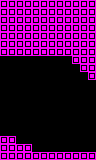

Rendered tile map (Tiled .tmx) drawn with the repository's tilesets; below, a short description and the map source with its tile grids summarised:
An orthogonal 12x20 tile map with 8x8 px tiles, 1 tile layer (main) and 1 object (enemySpawner).

<map version="1.0" orientation="orthogonal" renderorder="right-down" width="12" height="20" tilewidth="8" tileheight="8" nextobjectid="40">
 <properties>
  <property name="L" type="int" value="2" />
  <property name="R" type="int" value="3" />
  <property name="type" value="tunnel" />
 </properties>
 <tileset firstgid="1" name="tiles" tilewidth="8" tileheight="8" tilecount="24" columns="6">
  <image source="../../../images/tiles.png" width="48" height="32" />
  <tile id="1">
   <properties>
    <property name="type" value="open" />
   </properties>
  </tile>
 </tileset>
 <layer name="main" width="12" height="20">
  <data>[240 cells, 108 non-empty, 1 distinct tile ids]</data>
 </layer>
 <objectgroup name="objects" />
 <objectgroup name="hazards" />
 <objectgroup name="enemies">
  <object id="38" type="enemySpawner" gid="4" x="80" y="152" width="8" height="8" />
 </objectgroup>
</map>
